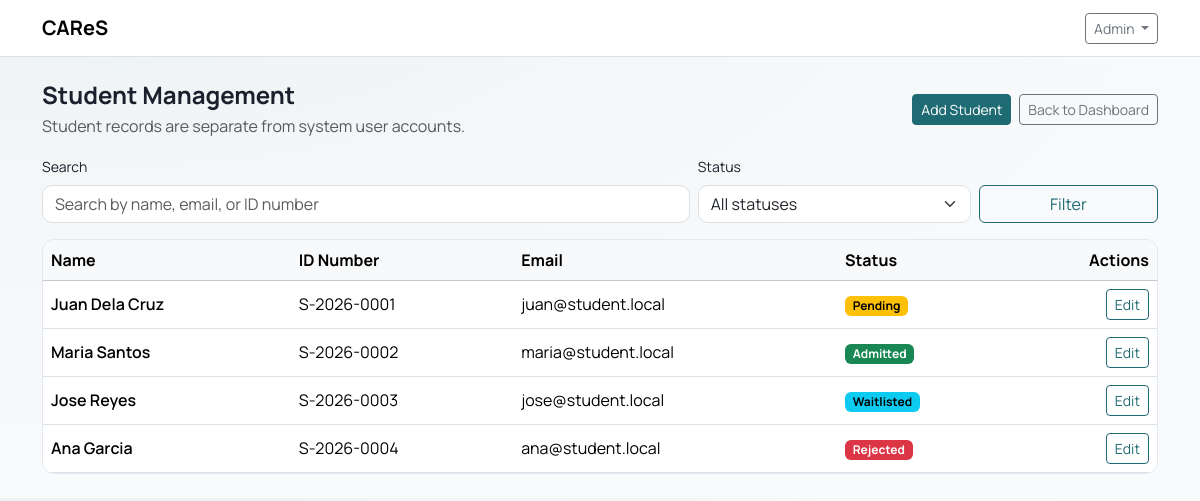
Page /administrator/students (signed in) on the earlier database version.
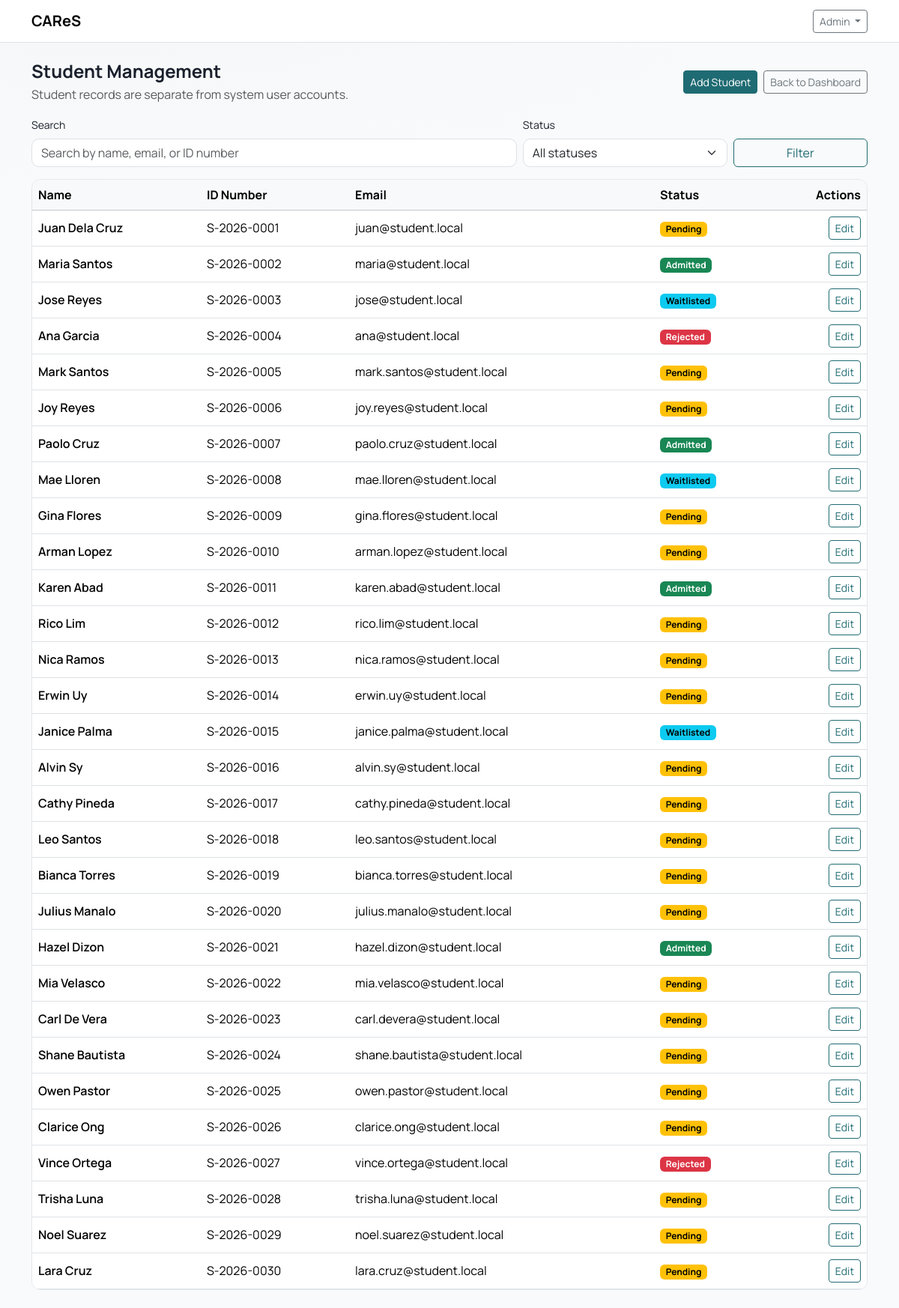
Same page on the later database version.
### tables this page shows
CREATE TABLE students (
    id INT UNSIGNED AUTO_INCREMENT PRIMARY KEY,
    id_number VARCHAR(50) NULL,
    name VARCHAR(150) NOT NULL,
    email VARCHAR(150) NOT NULL UNIQUE,
    status ENUM('pending', 'admitted', 'rejected', 'waitlisted') NOT NULL DEFAULT 'pending',
    is_deleted TINYINT(1) NOT NULL DEFAULT 0,
    created_by INT UNSIGNED NULL,
    updated_by INT UNSIGNED NULL,
    created_at TIMESTAMP NOT NULL DEFAULT CURRENT_TIMESTAMP,
    updated_at TIMESTAMP NULL DEFAULT NULL ON UPDATE CURRENT_TIMESTAMP,
    deleted_at DATETIME NULL,
    UNIQUE KEY uk_students_id_number (id_number),
    CHECK (status <> 'admitted' OR id_number IS NOT NULL),
    INDEX idx_students_status (status),
    INDEX idx_students_deleted (is_deleted)
);

### core/View.php (called while the page is built, shortened)
<?php
final class View
{
    public static function render(string $viewPath, array $data = []): void
    {
        require __DIR__ . '/../app/Views/layouts/main.php';
    }
}

### app/Controllers/AccountsController.php (called while the page is built, shortened)
<?php
final class AccountsController
{
    public static function students(): void
    {
        $q = trim((string)($_GET['q'] ?? ''));
        $status = trim((string)($_GET['status'] ?? ''));
        $params = [];
        $where = "WHERE is_deleted = 0";
        $sql = "SELECT id, id_number, name, email, status, created_at
                FROM students
                $where
                ORDER BY created_at DESC";
        $st = Database::pdo()->prepare($sql);
        $st->execute($params);
        $students = $st->fetchAll();
        View::render('admin/students', [
            'title' => 'Student Management',
            'students' => $students,
            'q' => $q,
            'statusFilter' => $status,
        ]);
    }
}

### public/index.php (called while the page is built, shortened)
<?php
$router = new Router();
$uri = parse_url($_SERVER['REQUEST_URI'] ?? '/', PHP_URL_PATH) ?: '/';
$path = str_starts_with($uri, BASE_PATH) ? substr($uri, strlen(BASE_PATH)) : $uri;
$path = $path === '' ? '/' : $path;
$method = $_SERVER['REQUEST_METHOD'] ?? 'GET';
$router->get('/', fn() => redirect('/login'));
$router->get('/login', [AuthController::class, 'showLogin']);
$router->post('/login', [AuthController::class, 'login']);
$router->get('/logout', [AuthController::class, 'logout']);
$router->get('/register', [AuthController::class, 'showRegister']);
$router->post('/register', [AuthController::class, 'register']);
$router->get('/verify-email', [AuthController::class, 'showVerifyEmail']);
$router->post('/verify-email', [AuthController::class, 'verifyEmail']);
$router->post('/verify-email/resend', [AuthController::class, 'resendVerifyEmail']);
$router->get('/force-password-change', [AuthController::class, 'showForcePasswordChange']);
$router->post('/force-password-change', [AuthController::class, 'forcePasswordChange']);
$router->get('/forgot-password', [AuthController::class, 'showForgotPassword']);
$router->post('/forgot-password', [AuthController::class, 'forgotPassword']);
$router->get('/reset-password', [AuthController::class, 'showResetPassword']);
$router->post('/reset-password', [AuthController::class, 'resetPassword']);
$router->get('/admin', fn() => redirect('/administrator'));
$router->get('/guidance', fn() => redirect('/admission'));
$router->get('/administrator', [AdminController::class, 'dashboard']);
$router->get('/administrator/accounts', function () {
    RoleMiddleware::requireRole('administrator');
    AccountsController::index();
});
$router->get('/administrator/accounts/create', function () {
    RoleMiddleware::requireRole('administrator');
    AccountsController::create();
});
$router->post('/administrator/accounts/create', function () {
    RoleMiddleware::requireRole('administrator');
    AccountsController::store();
});
$router->get('/administrator/accounts/edit', function () {
    RoleMiddleware::requireRole('administrator');
    AccountsController::edit();
});
$router->post('/administrator/accounts/edit', function () {
    RoleMiddleware::requireRole('administrator');
    AccountsController::update();
});
$router->post('/administrator/accounts/toggle', function () {
    RoleMiddleware::requireRole('administrator');
    AccountsController::toggleActive();
});
$router->post('/administrator/accounts/reset-password', function () {
    RoleMiddleware::requireRole('administrator');
    AccountsController::resetPassword();
});
$router->post('/administrator/accounts/verify', function () {
    RoleMiddleware::requireRole('administrator');
    AccountsController::verify();
});
$router->post('/administrator/accounts/reject', function () {
    RoleMiddleware::requireRole('administrator');
    AccountsController::reject();
});
$router->get('/administrator/matrix', [AdminController::class, 'matrix']);
$router->post('/administrator/matrix', [AdminController::class, 'saveMatrix']);
$router->get('/administrator/scores', [AdminController::class, 'scores']);
$router->get('/administrator/scores/view', [AdminController::class, 'viewScores']);
$router->get('/administrator/results', [AdminController::class, 'results']);
$router->get('/administrator/logs', [AdminController::class, 'logs']);
$router->get('/administrator/reports', [AdminController::class, 'reports']);
$router->get('/administrator/profile', [AdminController::class, 'profile']);
$router->post('/administrator/profile', [AdminController::class, 'updateProfile']);
$router->post('/administrator/profile/password', [AdminController::class, 'updatePassword']);
$router->get('/administrator/students', function () {
    RoleMiddleware::requireRole('administrator');
    AccountsController::students();
});
$router->get('/administrator/students/create', function () {
    RoleMiddleware::requireRole('administrator');
    AccountsController::createStudent();
});
$router->post('/administrator/students/create', function () {
    RoleMiddleware::requireRole('administrator');
    AccountsController::storeStudent();
});
$router->get('/administrator/students/edit', function () {
    RoleMiddleware::requireRole('administrator');
    AccountsController::editStudent();
});
$router->post('/administrator/students/edit', function () {
    RoleMiddleware::requireRole('administrator');
    AccountsController::updateStudent();
});
$router->get('/admission', [AdmissionController::class, 'dashboard']);
$router->get('/admission/encode', [AdmissionController::class, 'encode']);
$router->get('/admission/encode/edit', [AdmissionController::class, 'editScores']);
$router->post('/admission/encode/edit', [AdmissionController::class, 'saveScores']);
$router->get('/admission/results', [AdmissionController::class, 'results']);
$router->get('/admission/storage', [AdmissionController::class, 'storage']);
$router->get('/admission/storage/edit', [AdmissionController::class, 'editStoredScores']);
$router->get('/admission/students', [AdmissionController::class, 'students']);
$router->get('/admission/students/edit', [AdmissionController::class, 'editStudent']);
$router->post('/admission/students/edit', [AdmissionController::class, 'updateStudent']);
$router->dispatch($method, $path);

### core/Router.php (called while the page is built, shortened)
<?php
final class Router
{
    private array $routes = ['GET' => [], 'POST' => []];
    public function get(string $path, callable $handler): void
    {
        $this->routes['GET'][$path] = $handler;
    }
    public function post(string $path, callable $handler): void
    {
        $this->routes['POST'][$path] = $handler;
    }
    public function dispatch(string $method, string $path): void
    {
        $handler = $this->routes[$method][$path] ?? null;
        $handler();
    }
}

### core/Database.php (called while the page is built, shortened)
<?php
final class Database
{
    private static ?PDO $pdo = null;
    public static function pdo(): PDO
    {
        $dsn = sprintf(
            'mysql:host=%s;dbname=%s;charset=%s',
            DB_HOST,
            DB_NAME,
            DB_CHARSET
        );
        $options = [
            PDO::ATTR_ERRMODE            => PDO::ERRMODE_EXCEPTION,
            PDO::ATTR_DEFAULT_FETCH_MODE => PDO::FETCH_ASSOC,
            PDO::ATTR_EMULATE_PREPARES   => false,
        ];
        try {
            self::$pdo = new PDO($dsn, DB_USER, DB_PASS, $options);
            self::$pdo->exec("SET time_zone = '+08:00'");
            return self::$pdo;
        } catch (PDOException $e) {
            if (APP_DEBUG) {
                exit('DB Error: ' . e($e->getMessage()));
            }
            exit('Database connection failed.');
        }
    }
}

### core/Helpers.php (called while the page is built, shortened)
<?php
function e(string $value): string
{
    return htmlspecialchars($value, ENT_QUOTES, 'UTF-8');
}
function studentStatusBadgeClass(string $status): string
{
    return match (strtolower($status)) {
        'admitted' => 'text-bg-success',
        'rejected' => 'text-bg-danger',
        'waitlisted' => 'text-bg-info',
        'pending' => 'text-bg-warning',
        default => 'text-bg-secondary',
    };
}

### app/Views/admin/students.php (the view, shortened to what the changed rows need)
<?php if (!empty($students)): ?>
  <div class="d-none d-md-block">
    <div class="table-responsive">
      <table class="table table-hover align-middle mb-0">
        <thead class="table-light">
          <tr>
            <th>Name</th>
            <th>ID Number</th>
            <th>Email</th>
            <th>Status</th>
            <th class="text-end">Actions</th>
          </tr>
        </thead>
        <tbody>
          <?php foreach ($students as $s): ?>
            <tr>
              <td class="fw-semibold"><?= e($s['name']) ?></td>
              <td><?= e((string)($s['id_number'] ?? 'Not set')) ?></td>
              <td><?= e($s['email']) ?></td>
              <td>
                <span class="badge <?= e(studentStatusBadgeClass((string)($s['status'] ?? 'pending'))) ?>">
                  <?= e(ucfirst((string)($s['status'] ?? 'pending'))) ?>
                </span>
              </td>
              <td class="text-end">
                <a class="btn btn-outline-primary btn-sm" href="<?= e(BASE_PATH) ?>/administrator/students/edit?id=<?= (int)$s['id'] ?>">Edit</a>
              </td>
            </tr>
          <?php endforeach; ?>
        </tbody>
      </table>
    </div>
  </div>
<?php else: ?>
  <div class="card shadow-sm">
    <div class="card-body text-muted">No students found.</div>
  </div>
<?php endif; ?>

Differences in the rows shown:
added students: name "Mark Santos", id_number "S-2026-0005", email "mark.santos@student.local", status "Pending"
added students: name "Joy Reyes", id_number "S-2026-0006", email "joy.reyes@student.local", status "Pending"
added students: name "Paolo Cruz", id_number "S-2026-0007", email "paolo.cruz@student.local", status "Admitted"
added students: name "Mae Lloren", id_number "S-2026-0008", email "mae.lloren@student.local", status "Waitlisted"
added students: name "Gina Flores", id_number "S-2026-0009", email "gina.flores@student.local", status "Pending"
added students: name "Arman Lopez", id_number "S-2026-0010", email "arman.lopez@student.local", status "Pending"
added students: name "Karen Abad", id_number "S-2026-0011", email "karen.abad@student.local", status "Admitted"
added students: name "Rico Lim", id_number "S-2026-0012", email "rico.lim@student.local", status "Pending"
added students: name "Nica Ramos", id_number "S-2026-0013", email "nica.ramos@student.local", status "Pending"
added students: name "Erwin Uy", id_number "S-2026-0014", email "erwin.uy@student.local", status "Pending"
added students: name "Janice Palma", id_number "S-2026-0015", email "janice.palma@student.local", status "Waitlisted"
added students: name "Alvin Sy", id_number "S-2026-0016", email "alvin.sy@student.local", status "Pending"
added students: name "Cathy Pineda", id_number "S-2026-0017", email "cathy.pineda@student.local", status "Pending"
added students: name "Leo Santos", id_number "S-2026-0018", email "leo.santos@student.local", status "Pending"
added students: name "Bianca Torres", id_number "S-2026-0019", email "bianca.torres@student.local", status "Pending"
added students: name "Julius Manalo", id_number "S-2026-0020", email "julius.manalo@student.local", status "Pending"
added students: name "Hazel Dizon", id_number "S-2026-0021", email "hazel.dizon@student.local", status "Admitted"
added students: name "Mia Velasco", id_number "S-2026-0022", email "mia.velasco@student.local", status "Pending"
added students: name "Carl De Vera", id_number "S-2026-0023", email "carl.devera@student.local", status "Pending"
added students: name "Shane Bautista", id_number "S-2026-0024", email "shane.bautista@student.local", status "Pending"
added students: name "Owen Pastor", id_number "S-2026-0025", email "owen.pastor@student.local", status "Pending"
added students: name "Clarice Ong", id_number "S-2026-0026", email "clarice.ong@student.local", status "Pending"
added students: name "Vince Ortega", id_number "S-2026-0027", email "vince.ortega@student.local", status "Rejected"
added students: name "Trisha Luna", id_number "S-2026-0028", email "trisha.luna@student.local", status "Pending"
added students: name "Noel Suarez", id_number "S-2026-0029", email "noel.suarez@student.local", status "Pending"
added students: name "Lara Cruz", id_number "S-2026-0030", email "lara.cruz@student.local", status "Pending"
